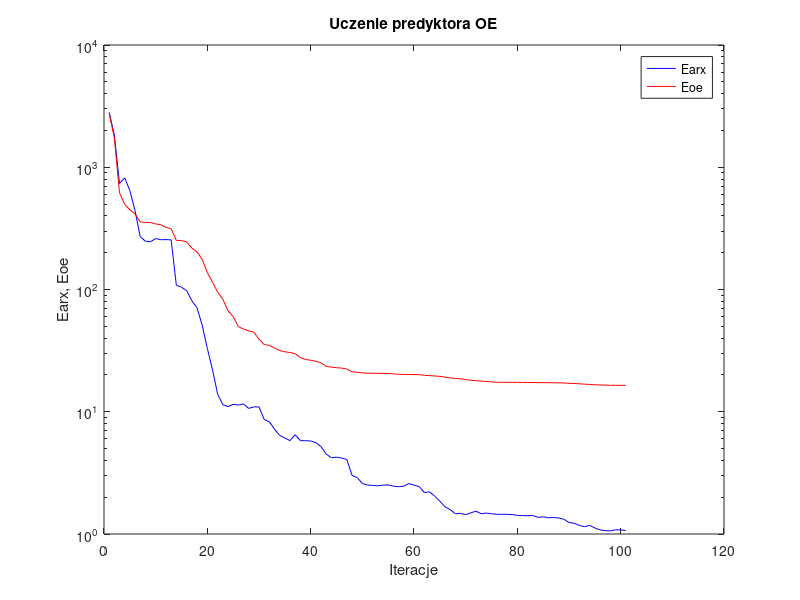
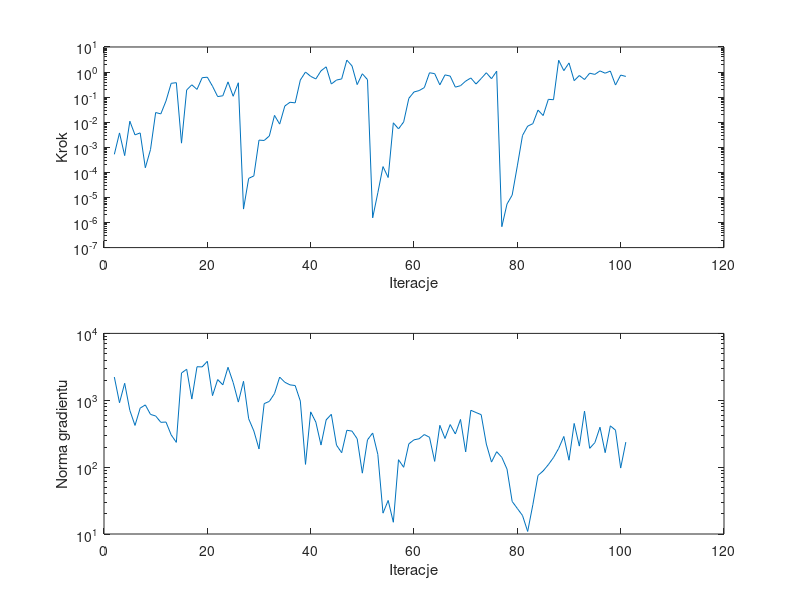

These charts were generated, in order, by the following MATLAB code:
%uczenie predyktora oe
clear all;
n=0; farx(n+1)=2.808763e+003; foe(n+1)=2.758662e+003; wspucz(n+1)=0.000000e+000; ng(n+1)=0.000000e+000;
%odnowa zmiennej metryki
n=1; farx(n+1)=1.836058e+003; foe(n+1)=1.738645e+003; krok(n+1)=5.236811e-004; ng(n+1)=2.222706e+003;
n=2; farx(n+1)=7.373545e+002; foe(n+1)=6.177465e+002; krok(n+1)=3.739948e-003; ng(n+1)=9.178534e+002;
n=3; farx(n+1)=8.191679e+002; foe(n+1)=4.979512e+002; krok(n+1)=4.658537e-004; ng(n+1)=1.794937e+003;
n=4; farx(n+1)=6.464085e+002; foe(n+1)=4.482484e+002; krok(n+1)=1.095618e-002; ng(n+1)=7.060743e+002;
n=5; farx(n+1)=4.428285e+002; foe(n+1)=4.161712e+002; krok(n+1)=3.127663e-003; ng(n+1)=4.203764e+002;
n=6; farx(n+1)=2.710849e+002; foe(n+1)=3.571428e+002; krok(n+1)=3.750453e-003; ng(n+1)=7.627647e+002;
n=7; farx(n+1)=2.486247e+002; foe(n+1)=3.537382e+002; krok(n+1)=1.526551e-004; ng(n+1)=8.520798e+002;
n=8; farx(n+1)=2.458188e+002; foe(n+1)=3.531087e+002; krok(n+1)=8.100612e-004; ng(n+1)=6.142644e+002;
n=9; farx(n+1)=2.612712e+002; foe(n+1)=3.441328e+002; krok(n+1)=2.432476e-002; ng(n+1)=5.821580e+002;
n=10; farx(n+1)=2.553778e+002; foe(n+1)=3.382507e+002; krok(n+1)=2.147336e-002; ng(n+1)=4.679929e+002;
n=11; farx(n+1)=2.560053e+002; foe(n+1)=3.228717e+002; krok(n+1)=7.045190e-002; ng(n+1)=4.722657e+002;
n=12; farx(n+1)=2.546192e+002; foe(n+1)=3.137239e+002; krok(n+1)=3.556863e-001; ng(n+1)=3.037737e+002;
n=13; farx(n+1)=1.083567e+002; foe(n+1)=2.519429e+002; krok(n+1)=3.772555e-001; ng(n+1)=2.346933e+002;
n=14; farx(n+1)=1.044774e+002; foe(n+1)=2.515329e+002; krok(n+1)=1.462416e-003; ng(n+1)=2.554484e+003;
n=15; farx(n+1)=9.786076e+001; foe(n+1)=2.450178e+002; krok(n+1)=1.927395e-001; ng(n+1)=2.910027e+003;
n=16; farx(n+1)=8.086961e+001; foe(n+1)=2.180539e+002; krok(n+1)=3.103642e-001; ng(n+1)=1.041952e+003;
n=17; farx(n+1)=7.090705e+001; foe(n+1)=2.033388e+002; krok(n+1)=2.031949e-001; ng(n+1)=3.171125e+003;
n=18; farx(n+1)=5.106061e+001; foe(n+1)=1.762450e+002; krok(n+1)=5.962886e-001; ng(n+1)=3.155307e+003;
n=19; farx(n+1)=3.300046e+001; foe(n+1)=1.374877e+002; krok(n+1)=6.236064e-001; ng(n+1)=3.827830e+003;
n=20; farx(n+1)=2.202416e+001; foe(n+1)=1.146722e+002; krok(n+1)=2.730638e-001; ng(n+1)=1.172863e+003;
n=21; farx(n+1)=1.390290e+001; foe(n+1)=9.510785e+001; krok(n+1)=1.051652e-001; ng(n+1)=2.039717e+003;
n=22; farx(n+1)=1.141874e+001; foe(n+1)=8.323668e+001; krok(n+1)=1.134226e-001; ng(n+1)=1.702086e+003;
n=23; farx(n+1)=1.102100e+001; foe(n+1)=6.694191e+001; krok(n+1)=4.065930e-001; ng(n+1)=3.112783e+003;
n=24; farx(n+1)=1.149719e+001; foe(n+1)=5.993092e+001; krok(n+1)=1.082372e-001; ng(n+1)=1.842008e+003;
n=25; farx(n+1)=1.134458e+001; foe(n+1)=4.967297e+001; krok(n+1)=3.739988e-001; ng(n+1)=9.390697e+002;
%odnowa zmiennej metryki
n=26; farx(n+1)=1.159884e+001; foe(n+1)=4.748530e+001; krok(n+1)=3.434616e-006; ng(n+1)=1.922653e+003;
n=27; farx(n+1)=1.064448e+001; foe(n+1)=4.585554e+001; krok(n+1)=5.745483e-005; ng(n+1)=5.289109e+002;
n=28; farx(n+1)=1.097057e+001; foe(n+1)=4.483681e+001; krok(n+1)=7.226122e-005; ng(n+1)=3.478122e+002;
n=29; farx(n+1)=1.094308e+001; foe(n+1)=3.917401e+001; krok(n+1)=1.934289e-003; ng(n+1)=1.869975e+002;
n=30; farx(n+1)=8.661948e+000; foe(n+1)=3.550172e+001; krok(n+1)=1.870456e-003; ng(n+1)=8.905651e+002;
n=31; farx(n+1)=8.267534e+000; foe(n+1)=3.489431e+001; krok(n+1)=2.827577e-003; ng(n+1)=9.623134e+002;
n=32; farx(n+1)=7.206450e+000; foe(n+1)=3.327692e+001; krok(n+1)=1.871346e-002; ng(n+1)=1.257705e+003;
n=33; farx(n+1)=6.403236e+000; foe(n+1)=3.163216e+001; krok(n+1)=8.402186e-003; ng(n+1)=2.222022e+003;
n=34; farx(n+1)=6.096665e+000; foe(n+1)=3.095392e+001; krok(n+1)=4.438543e-002; ng(n+1)=1.858144e+003;
n=35; farx(n+1)=5.807046e+000; foe(n+1)=3.049431e+001; krok(n+1)=6.247411e-002; ng(n+1)=1.698526e+003;
n=36; farx(n+1)=6.493371e+000; foe(n+1)=2.985839e+001; krok(n+1)=5.908701e-002; ng(n+1)=1.660786e+003;
n=37; farx(n+1)=5.802624e+000; foe(n+1)=2.773986e+001; krok(n+1)=4.810883e-001; ng(n+1)=9.726821e+002;
n=38; farx(n+1)=5.797777e+000; foe(n+1)=2.676556e+001; krok(n+1)=1.002692e+000; ng(n+1)=1.099393e+002;
n=39; farx(n+1)=5.770579e+000; foe(n+1)=2.638862e+001; krok(n+1)=6.749097e-001; ng(n+1)=6.706905e+002;
n=40; farx(n+1)=5.592688e+000; foe(n+1)=2.588108e+001; krok(n+1)=5.312625e-001; ng(n+1)=4.712291e+002;
n=41; farx(n+1)=5.185623e+000; foe(n+1)=2.512538e+001; krok(n+1)=1.119298e+000; ng(n+1)=2.138789e+002;
n=42; farx(n+1)=4.508258e+000; foe(n+1)=2.351213e+001; krok(n+1)=1.617795e+000; ng(n+1)=5.093233e+002;
n=43; farx(n+1)=4.208754e+000; foe(n+1)=2.318292e+001; krok(n+1)=3.332754e-001; ng(n+1)=6.167371e+002;
n=44; farx(n+1)=4.253651e+000; foe(n+1)=2.291929e+001; krok(n+1)=4.801921e-001; ng(n+1)=2.131057e+002;
n=45; farx(n+1)=4.182417e+000; foe(n+1)=2.275887e+001; krok(n+1)=5.317968e-001; ng(n+1)=1.642932e+002;
n=46; farx(n+1)=4.068848e+000; foe(n+1)=2.235022e+001; krok(n+1)=2.995027e+000; ng(n+1)=3.560996e+002;
n=47; farx(n+1)=3.019357e+000; foe(n+1)=2.123320e+001; krok(n+1)=1.762494e+000; ng(n+1)=3.456176e+002;
n=48; farx(n+1)=2.895128e+000; foe(n+1)=2.102874e+001; krok(n+1)=3.160606e-001; ng(n+1)=2.658790e+002;
n=49; farx(n+1)=2.590486e+000; foe(n+1)=2.080606e+001; krok(n+1)=8.551844e-001; ng(n+1)=8.126225e+001;
n=50; farx(n+1)=2.508992e+000; foe(n+1)=2.069012e+001; krok(n+1)=4.980566e-001; ng(n+1)=2.560958e+002;
%odnowa zmiennej metryki
n=51; farx(n+1)=2.500134e+000; foe(n+1)=2.065953e+001; krok(n+1)=1.539351e-006; ng(n+1)=3.237078e+002;
n=52; farx(n+1)=2.475987e+000; foe(n+1)=2.060952e+001; krok(n+1)=1.539716e-005; ng(n+1)=1.548198e+002;
n=53; farx(n+1)=2.512716e+000; foe(n+1)=2.059401e+001; krok(n+1)=1.697983e-004; ng(n+1)=2.049780e+001;
n=54; farx(n+1)=2.521204e+000; foe(n+1)=2.058250e+001; krok(n+1)=6.235827e-005; ng(n+1)=3.178111e+001;
n=55; farx(n+1)=2.462762e+000; foe(n+1)=2.041297e+001; krok(n+1)=9.457647e-003; ng(n+1)=1.498972e+001;
n=56; farx(n+1)=2.438288e+000; foe(n+1)=2.025094e+001; krok(n+1)=5.414124e-003; ng(n+1)=1.291649e+002;
n=57; farx(n+1)=2.460253e+000; foe(n+1)=2.020584e+001; krok(n+1)=1.025657e-002; ng(n+1)=9.947940e+001;
n=58; farx(n+1)=2.586707e+000; foe(n+1)=2.017095e+001; krok(n+1)=8.973318e-002; ng(n+1)=2.229707e+002;
n=59; farx(n+1)=2.511436e+000; foe(n+1)=2.014128e+001; krok(n+1)=1.606640e-001; ng(n+1)=2.560122e+002;
n=60; farx(n+1)=2.443143e+000; foe(n+1)=2.011589e+001; krok(n+1)=1.827549e-001; ng(n+1)=2.657838e+002;
n=61; farx(n+1)=2.184086e+000; foe(n+1)=1.986908e+001; krok(n+1)=2.401907e-001; ng(n+1)=3.071267e+002;
n=62; farx(n+1)=2.212000e+000; foe(n+1)=1.975071e+001; krok(n+1)=9.372047e-001; ng(n+1)=2.795381e+002;
n=63; farx(n+1)=2.041743e+000; foe(n+1)=1.962413e+001; krok(n+1)=8.658973e-001; ng(n+1)=1.218988e+002;
n=64; farx(n+1)=1.855353e+000; foe(n+1)=1.946952e+001; krok(n+1)=3.083795e-001; ng(n+1)=4.218103e+002;
n=65; farx(n+1)=1.671045e+000; foe(n+1)=1.919826e+001; krok(n+1)=7.713740e-001; ng(n+1)=2.684045e+002;
n=66; farx(n+1)=1.583157e+000; foe(n+1)=1.892976e+001; krok(n+1)=6.930078e-001; ng(n+1)=4.330452e+002;
n=67; farx(n+1)=1.465277e+000; foe(n+1)=1.872161e+001; krok(n+1)=2.507212e-001; ng(n+1)=3.130192e+002;
n=68; farx(n+1)=1.476794e+000; foe(n+1)=1.858644e+001; krok(n+1)=2.857373e-001; ng(n+1)=5.168212e+002;
n=69; farx(n+1)=1.438605e+000; foe(n+1)=1.836733e+001; krok(n+1)=4.352152e-001; ng(n+1)=1.689662e+002;
n=70; farx(n+1)=1.490291e+000; foe(n+1)=1.807850e+001; krok(n+1)=5.813025e-001; ng(n+1)=7.084129e+002;
n=71; farx(n+1)=1.536617e+000; foe(n+1)=1.795415e+001; krok(n+1)=3.337297e-001; ng(n+1)=6.556296e+002;
n=72; farx(n+1)=1.465358e+000; foe(n+1)=1.782872e+001; krok(n+1)=5.520515e-001; ng(n+1)=6.091845e+002;
n=73; farx(n+1)=1.483279e+000; foe(n+1)=1.765271e+001; krok(n+1)=9.372047e-001; ng(n+1)=2.212773e+002;
n=74; farx(n+1)=1.465221e+000; foe(n+1)=1.756029e+001; krok(n+1)=5.431439e-001; ng(n+1)=1.189698e+002;
n=75; farx(n+1)=1.449621e+000; foe(n+1)=1.741891e+001; krok(n+1)=1.083912e+000; ng(n+1)=1.700899e+002;
%odnowa zmiennej metryki
n=76; farx(n+1)=1.449447e+000; foe(n+1)=1.741617e+001; krok(n+1)=6.820257e-007; ng(n+1)=1.399829e+002;
n=77; farx(n+1)=1.447719e+000; foe(n+1)=1.740705e+001; krok(n+1)=5.445135e-006; ng(n+1)=9.350544e+001;
n=78; farx(n+1)=1.443237e+000; foe(n+1)=1.740476e+001; krok(n+1)=1.240203e-005; ng(n+1)=3.067177e+001;
n=79; farx(n+1)=1.419070e+000; foe(n+1)=1.738641e+001; krok(n+1)=1.813010e-004; ng(n+1)=2.409267e+001;
n=80; farx(n+1)=1.413639e+000; foe(n+1)=1.736665e+001; krok(n+1)=2.957764e-003; ng(n+1)=1.891720e+001;
n=81; farx(n+1)=1.412273e+000; foe(n+1)=1.735703e+001; krok(n+1)=6.970444e-003; ng(n+1)=1.092147e+001;
n=82; farx(n+1)=1.415854e+000; foe(n+1)=1.734828e+001; krok(n+1)=8.751130e-003; ng(n+1)=2.736015e+001;
n=83; farx(n+1)=1.369279e+000; foe(n+1)=1.731340e+001; krok(n+1)=3.040838e-002; ng(n+1)=7.508238e+001;
n=84; farx(n+1)=1.381908e+000; foe(n+1)=1.730435e+001; krok(n+1)=1.843937e-002; ng(n+1)=8.780918e+001;
n=85; farx(n+1)=1.359302e+000; foe(n+1)=1.727997e+001; krok(n+1)=8.172294e-002; ng(n+1)=1.088444e+002;
n=86; farx(n+1)=1.363464e+000; foe(n+1)=1.726039e+001; krok(n+1)=7.897489e-002; ng(n+1)=1.392415e+002;
n=87; farx(n+1)=1.353526e+000; foe(n+1)=1.722864e+001; krok(n+1)=2.954614e+000; ng(n+1)=1.907871e+002;
n=88; farx(n+1)=1.320675e+000; foe(n+1)=1.719644e+001; krok(n+1)=1.139125e+000; ng(n+1)=2.875820e+002;
n=89; farx(n+1)=1.241020e+000; foe(n+1)=1.708808e+001; krok(n+1)=2.308897e+000; ng(n+1)=1.268855e+002;
n=90; farx(n+1)=1.224604e+000; foe(n+1)=1.702865e+001; krok(n+1)=4.536903e-001; ng(n+1)=4.502999e+002;
n=91; farx(n+1)=1.177400e+000; foe(n+1)=1.693244e+001; krok(n+1)=7.296149e-001; ng(n+1)=2.062318e+002;
n=92; farx(n+1)=1.146570e+000; foe(n+1)=1.682066e+001; krok(n+1)=5.045340e-001; ng(n+1)=6.888484e+002;
n=93; farx(n+1)=1.176691e+000; foe(n+1)=1.672646e+001; krok(n+1)=9.001093e-001; ng(n+1)=1.911394e+002;
n=94; farx(n+1)=1.119999e+000; foe(n+1)=1.661114e+001; krok(n+1)=8.067975e-001; ng(n+1)=2.318778e+002;
n=95; farx(n+1)=1.080780e+000; foe(n+1)=1.655844e+001; krok(n+1)=1.112649e+000; ng(n+1)=3.951668e+002;
n=96; farx(n+1)=1.066482e+000; foe(n+1)=1.651186e+001; krok(n+1)=9.001093e-001; ng(n+1)=1.646281e+002;
n=97; farx(n+1)=1.060432e+000; foe(n+1)=1.646202e+001; krok(n+1)=1.096368e+000; ng(n+1)=4.145432e+002;
n=98; farx(n+1)=1.082013e+000; foe(n+1)=1.644945e+001; krok(n+1)=3.035584e-001; ng(n+1)=3.571338e+002;
n=99; farx(n+1)=1.081136e+000; foe(n+1)=1.644073e+001; krok(n+1)=7.571530e-001; ng(n+1)=9.682081e+001;
n=100; farx(n+1)=1.065644e+000; foe(n+1)=1.643458e+001; krok(n+1)=6.698571e-001; ng(n+1)=2.367639e+002;

figure; semilogy(farx,'b'); hold on; semilogy(foe,'r'); xlabel('Iteracje'); ylabel('Earx, Eoe'); legend('Earx','Eoe'); title('Uczenie predyktora OE');
figure; subplot(2,1,1); semilogy(krok); xlabel('Iteracje'); ylabel('Krok');
subplot(2,1,2); semilogy(ng); xlabel('Iteracje'); ylabel('Norma gradientu');
Earx=farx(n+1)
Eoe=foe(n+1)
